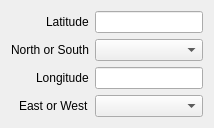
           <widget class="QWidget" name="tab_3">
            <attribute name="title">
             <string>Fix3</string>
            </attribute>
            <layout class="QVBoxLayout" name="verticalLayout_14">
             <item>
              <layout class="QFormLayout" name="gpsFixForm1_3">
               <property name="labelAlignment">
                <set>Qt::AlignmentFlag::AlignRight|Qt::AlignmentFlag::AlignTrailing|Qt::AlignmentFlag::AlignVCenter</set>
               </property>
               <item row="0" column="0">
                <widget class="QLabel" name="label_55">
                 <property name="text">
                  <string>Latitude</string>
                 </property>
                </widget>
               </item>
               <item row="1" column="0">
                <widget class="QLabel" name="label_56">
                 <property name="text">
                  <string>North or South</string>
                 </property>
                </widget>
               </item>
               <item row="2" column="0">
                <widget class="QLabel" name="label_57">
                 <property name="text">
                  <string>Longitude</string>
                 </property>
                </widget>
               </item>
               <item row="3" column="0">
                <widget class="QLabel" name="label_58">
                 <property name="text">
                  <string>East or West</string>
                 </property>
                </widget>
               </item>
               <item row="1" column="1">
                <widget class="QComboBox" name="fix3NsCmbx"/>
               </item>
               <item row="3" column="1">
                <widget class="QComboBox" name="fix3EwCmbx"/>
               </item>
               <item row="2" column="1">
                <widget class="QLineEdit" name="fix3LongTxt"/>
               </item>
               <item row="0" column="1">
                <widget class="QLineEdit" name="fix3LatTxt"/>
               </item>
              </layout>
             </item>
            </layout>
           </widget>
